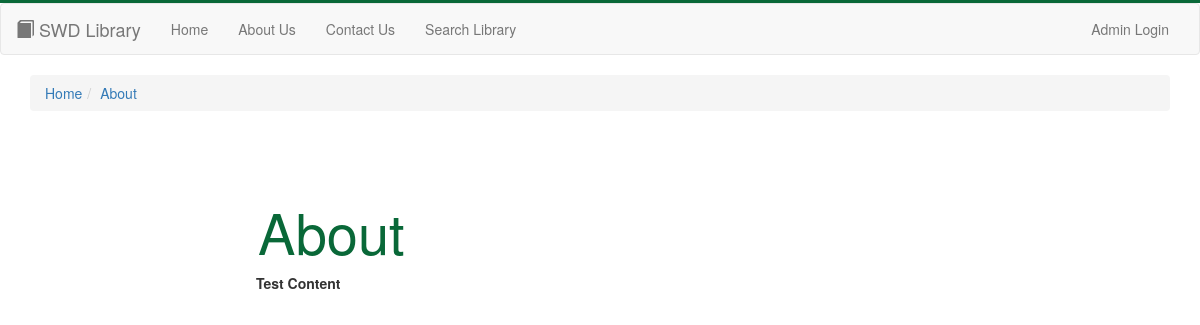
The page /public_html/src/view/about.php on the database as committed earlier.
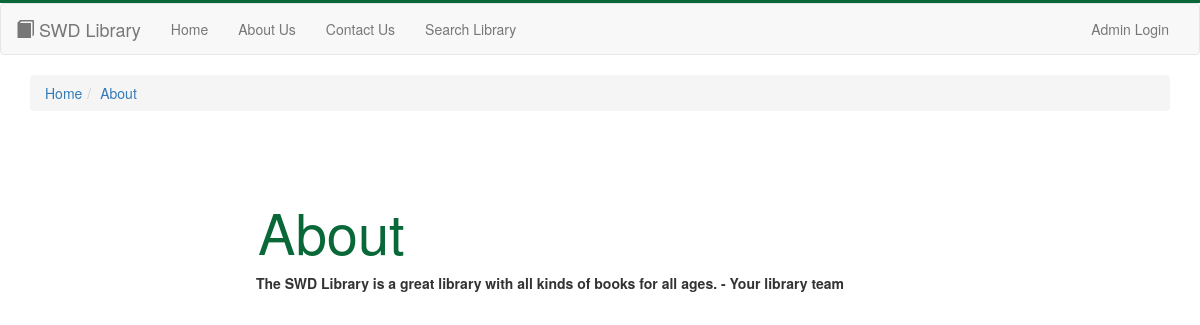
The same page on the database as committed later.
### tables this page shows
CREATE TABLE IF NOT EXISTS pagecontent (
  PageID    INTEGER AUTO_INCREMENT NOT NULL PRIMARY KEY ,
  PageName  VARCHAR(50)            NOT NULL,
  Headline  VARCHAR(255)           NOT NULL,
  Content   LONGTEXT               NOT NULL
);

### public_html/protected/database/MySQLService.php (called while the page is built, shortened)
<?php
$root = realpath($_SERVER["DOCUMENT_ROOT"]);
require "$root/webdev/public_html/protected/entities/PageContent.php";
class MySQLService {
    private $connection;
    public function getConnection() {
        return $this->connection;
    }
    public function setConnection($connection) {
        $this->connection = $connection;
    }
    public function getContentByPageName($pageName): ?PageContent {
        $connection = $this->getConnection();
        if ($connection) {
            $sql = "SELECT * FROM pagecontent WHERE PageName = '" . $pageName . "';";
            $result = mysqli_query($connection, $sql);
            if ($result->num_rows == 1) {
                $result = $result->fetch_assoc();
                $request = new PageContent($result["PageID"], $result["PageName"], $result["Headline"], $result["Content"]);
                return $request;
            }
        }
        return null;
    }
}

### public_html/protected/controller/ContentController.php (called while the page is built, shortened)
<?php
$root = realpath($_SERVER["DOCUMENT_ROOT"]);
require_once "$root/webdev/public_html/protected/database/MySQLService.php";
class ContentController {
    public static function getContentByPageName($pageName): ?PageContent {
        $sqlService = new MySQLService();
        if ($sqlService->connect()) {
            return $sqlService->getContentByPageName($pageName);
        }
        return null;
    }
}

### public_html/protected/entities/PageContent.php (called while the page is built, shortened)
<?php
class PageContent implements Serializable {
    private $pageId, $pageName, $headline, $content;
    public function __construct($pageId, $pageName, $headline, $content) {
        $this->headline = $headline;
        $this->content = $content;
    }
    public function getHeadline() {
        return $this->headline;
    }
    public function getContent() {
        return $this->content;
    }
}

### public_html/src/view/about.php (the view, shortened to what this page needs)
<html>
<head>
    <?php include '../../protected/view/parts/head.php'; ?>
</head>
<?php include '../../protected/view/parts/header.php'; ?>
<body>
<?php
require_once "../../protected/controller/ContentController.php";
require_once "../../protected/entities/PageContent.php";
$content = ContentController::getContentByPageName(basename(__FILE__, '.php'));
?>
<div class="container" data-placeholder-label="Header">
    <?php include '../../protected/view/parts/breadcrumb.php'; ?>
    <div class="">
        <div class="">
            <div class="heading"><h1><?php if (isset($content)) {echo $content->getHeadline();} ?></h1>
            </div>
        </div>
        <div class="form-container container">
            <label><?php if (isset($content)) {echo $content->getContent();} ?></label>
        </div>
    </div>
</div>
</body>
</html>

Rows that differ between the two databases and show on the page:
changed pagecontent "About": Content "Test Content" → "The SWD Library is a great library with all kinds of books for all ages. - Your library team"
